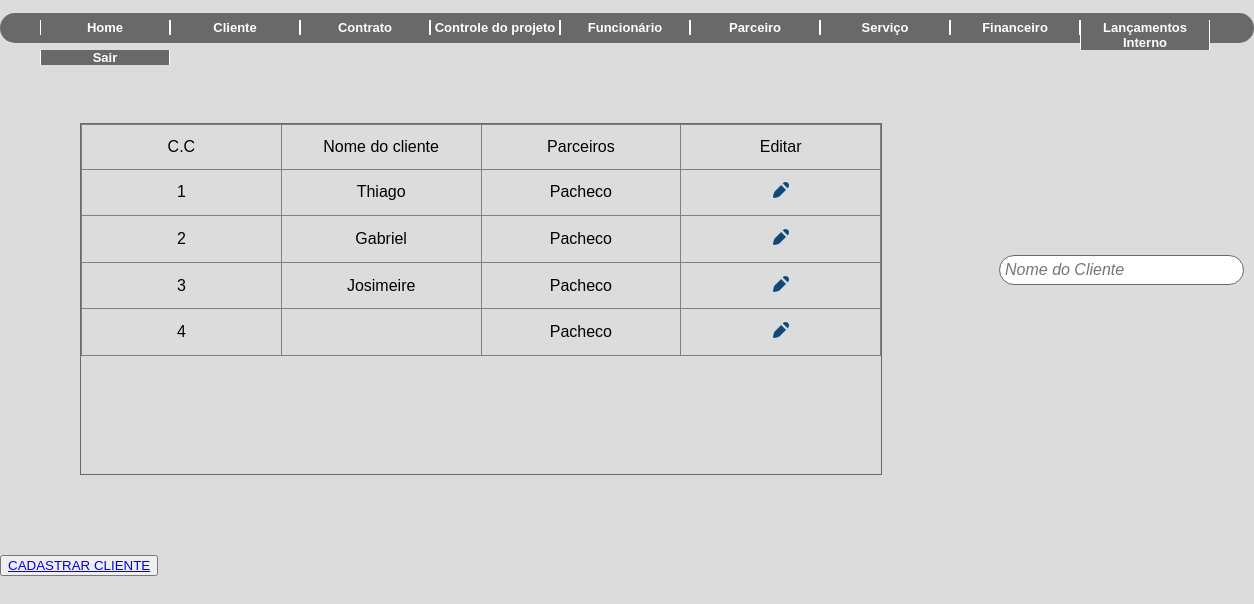
The app's page /consultacliente.php (signed in), older data.
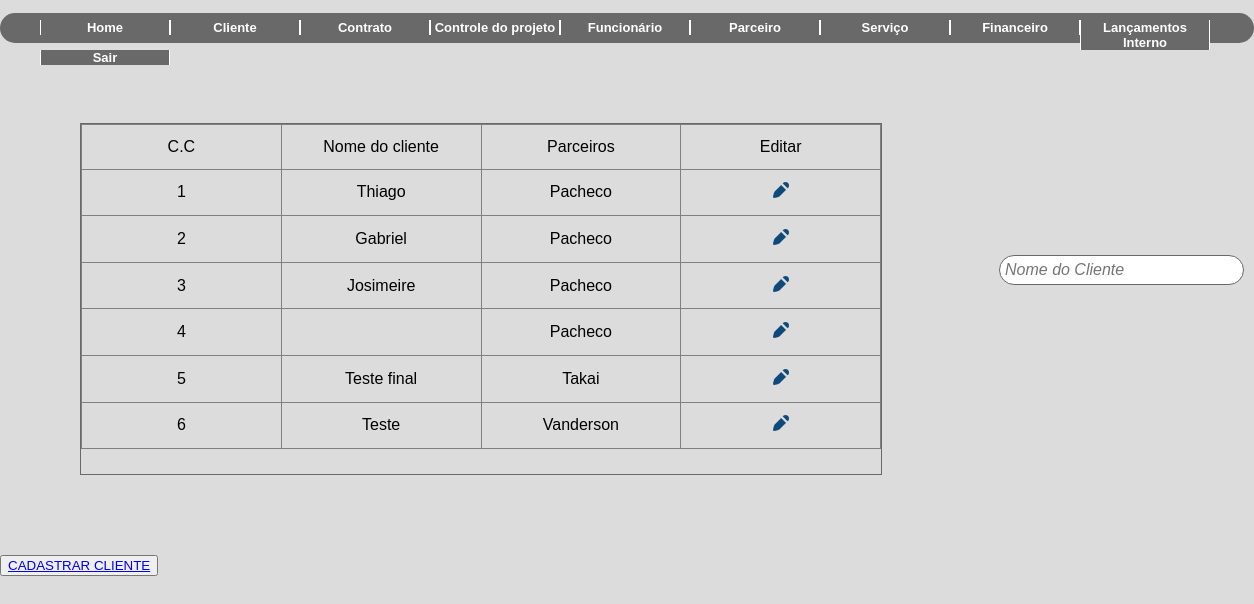
The same page, newer data.
### tables this page shows
CREATE TABLE IF NOT EXISTS `cliente` (
  `id` int(11) NOT NULL AUTO_INCREMENT,
  `pessoa` varchar(8) DEFAULT NULL,
  `nome` varchar(50) DEFAULT NULL,
  `cpf` varchar(11) DEFAULT NULL,
  `rg` varchar(9) DEFAULT NULL,
  `cnpj` varchar(14) DEFAULT NULL,
  `razao` varchar(50) DEFAULT NULL,
  `inscricao` int(15) DEFAULT NULL,
  `representante` varchar(50) DEFAULT NULL,
  `sexo` varchar(1) DEFAULT NULL,
  `observacao` varchar(500) DEFAULT NULL,
  `id_parc` int(11) DEFAULT NULL,
  PRIMARY KEY (`id`),
  KEY `fk_parc` (`id_parc`)
);

CREATE TABLE IF NOT EXISTS `parceiro` (
  `id_parc` int(11) NOT NULL AUTO_INCREMENT,
  `nome` varchar(50) NOT NULL,
  PRIMARY KEY (`id_parc`)
);

### classes/cliente.class.php (called while the page is built, shortened)
<?php
require_once 'Conexao.class.php';
require_once 'funcoes.class.php';
class Cliente{
    public function __construct(){
        $this->con = new conexao();
    }
    public function querySelectclieparc(){
        try{
            $cst = $this->con->conect()->prepare("SELECT cliente.id AS id_cli, cliente.nome AS nome_cli, parceiro.nome as nome_parceiro from cliente INNER JOIN parceiro ON parceiro.id_parc = cliente.id_parc;");
            $cst->execute();
            return $cst->fetchAll();
        }catch(PDOException $ex){
        }
    }
}
?>

### classes/Conexao.class.php (called while the page is built)
<?php
class conexao{
    private $usuario;
    private $senha;
    private $banco;
    private $servidor;
    private static $pdo;
    public function __construct(){
        $this->servidor = "localhost";
        $this->banco = "teste2";
        $this->usuario =  "root";
        $this->senha = "";
    }
    public function conect(){
        try{
            if(is_null(self::$pdo)){
                self::$pdo = new PDO("mysql:host=".$this->servidor.";dbname=".$this->banco, $this->usuario, $this->senha);
            }
            return self::$pdo;
        } catch (PDOException $ex) {
			echo $ex->getMessage();
        }
    }
}
?>

### classes/funcoes.class.php (called while the page is built, shortened)
<?php
class funcoes{
    public function tratarCaracter($vlr, $tipo){
        switch($tipo){
            case 1: $rst = utf8_decode($vlr); break;
            case 2: $rst = htmlentities($vlr, ENT_QUOTES, "ISO-8859-1"); break;
        }
        return $rst;
    }
}
?>

### consultacliente.php (the view, shortened to what this page needs)
<?php
    require_once 'classes/funcoes.class.php';
    require_once 'classes/cliente.class.php';
    $objFc = new Funcoes();
    $objfn = new Cliente();
?>
<!DOCTYPE html>
<html lang="pt-br">
<head>
    <link rel="stylesheet" type="text/css" href="Style/style2.css">
</head>
<body>
    <?php include_once('header.php'); ?>
    <div id="resultado" class="scroll" >
        <table border="1">
            <thead>
                <tr>
                    <td>C.C</td>
                    <td>Nome do cliente</td>
                    <td>Parceiros</td>
                    <td> Editar </td>
                </tr>
            </thead>
            <tbody>
            <?php foreach($objfn->querySelectclieparc($_POST) as $rst){ ?>
                <tr>
                    <td><?php echo ($objFc->tratarCaracter($rst['id_cli'], 2)) ?> </td>
                    <td><?php echo ($objFc->tratarCaracter($rst['nome_cli'], 2)) ?></td>
                    <td><?php echo ($objFc->tratarCaracter($rst['nome_parceiro'], 2)) ?> </td>
                    <td><div class="editar"><a href="edita_cliente.php?acao=edit&func=<?=$objFc->tratarCaracter($rst['id_cli'], 1)?>" title="Editar dados"> <img src="img/ico-editar.png" width="16" height="16" alt="Editar"> </a></div>  </td>
                </tr>
               <?php } ?>
        </table>
    </div>
    <form action="processa.php">
    <div class="search4">
    <input type="text" name="campo"  id="campo" placeholder="Nome do Cliente" >
    </div>
    </form>
        <button class="btnnn" type="button" name="tbtn"><a href="ins_cliente.php">CADASTRAR CLIENTE</a></button>
</body>
</html>

Row changes from the older to the newer data that the page shows:
added cliente: id "5", nome "Teste final", id_parc.nome "Takai"
added cliente: id "6", nome "Teste", id_parc.nome "Vanderson"
